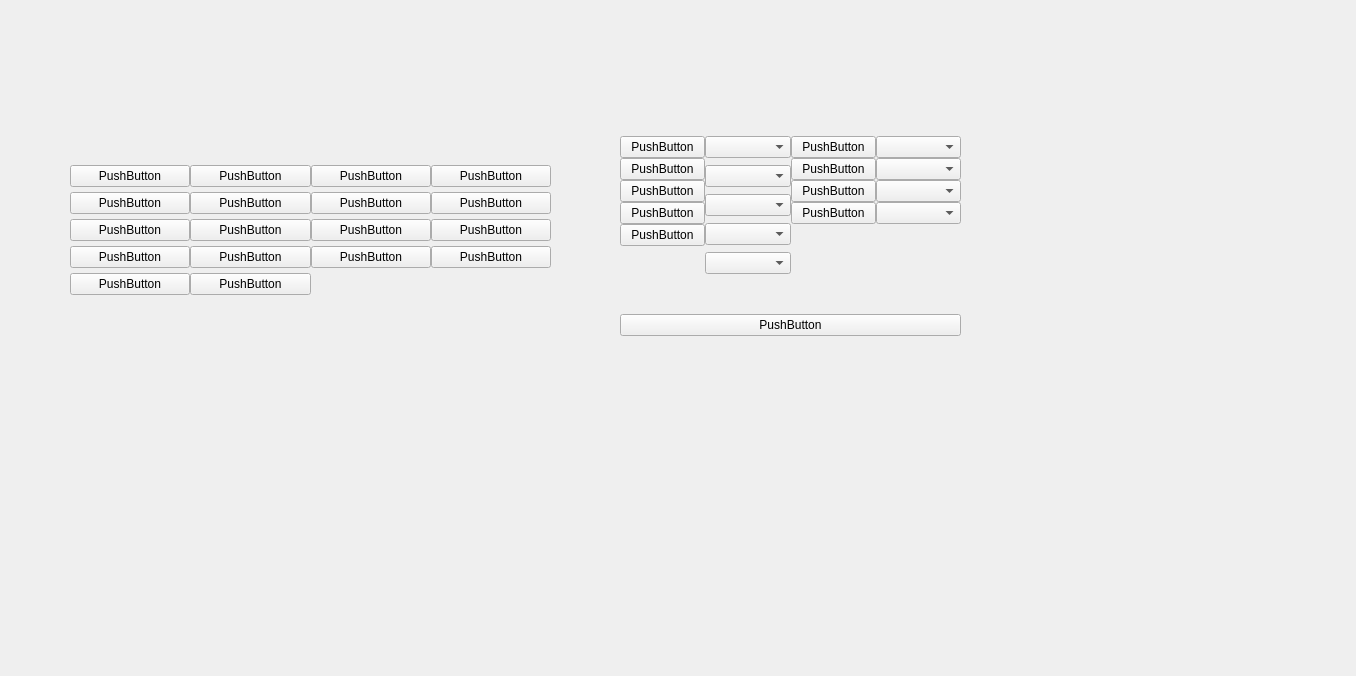
<?xml version="1.0" encoding="UTF-8"?>
<ui version="4.0">
 <class>Form</class>
 <widget class="QWidget" name="Form">
  <property name="geometry">
   <rect>
    <x>0</x>
    <y>0</y>
    <width>1356</width>
    <height>676</height>
   </rect>
  </property>
  <property name="windowTitle">
   <string>Form</string>
  </property>
  <widget class="QWidget" name="verticalLayoutWidget">
   <property name="geometry">
    <rect>
     <x>620</x>
     <y>70</y>
     <width>341</width>
     <height>331</height>
    </rect>
   </property>
   <layout class="QVBoxLayout" name="verticalLayout">
    <property name="spacing">
     <number>0</number>
    </property>
    <item>
     <spacer name="verticalSpacer_6">
      <property name="orientation">
       <enum>Qt::Vertical</enum>
      </property>
      <property name="sizeHint" stdset="0">
       <size>
        <width>20</width>
        <height>40</height>
       </size>
      </property>
     </spacer>
    </item>
    <item>
     <layout class="QHBoxLayout" name="horizontalLayout_2">
      <property name="spacing">
       <number>0</number>
      </property>
      <item>
       <layout class="QVBoxLayout" name="verticalLayout_2">
        <property name="spacing">
         <number>0</number>
        </property>
        <property name="sizeConstraint">
         <enum>QLayout::SetDefaultConstraint</enum>
        </property>
        <item>
         <widget class="QPushButton" name="pushButton_3">
          <property name="text">
           <string>PushButton</string>
          </property>
         </widget>
        </item>
        <item>
         <widget class="QPushButton" name="pushButton_4">
          <property name="text">
           <string>PushButton</string>
          </property>
         </widget>
        </item>
        <item>
         <widget class="QPushButton" name="pushButton_5">
          <property name="text">
           <string>PushButton</string>
          </property>
         </widget>
        </item>
        <item>
         <widget class="QPushButton" name="pushButton_10">
          <property name="text">
           <string>PushButton</string>
          </property>
         </widget>
        </item>
        <item>
         <widget class="QPushButton" name="pushButton_2">
          <property name="text">
           <string>PushButton</string>
          </property>
         </widget>
        </item>
        <item>
         <spacer name="verticalSpacer">
          <property name="orientation">
           <enum>Qt::Vertical</enum>
          </property>
          <property name="sizeHint" stdset="0">
           <size>
            <width>20</width>
            <height>40</height>
           </size>
          </property>
         </spacer>
        </item>
       </layout>
      </item>
      <item>
       <layout class="QVBoxLayout" name="verticalLayout_4">
        <property name="spacing">
         <number>7</number>
        </property>
        <item>
         <widget class="QComboBox" name="comboBox_2"/>
        </item>
        <item>
         <widget class="QComboBox" name="comboBox_5"/>
        </item>
        <item>
         <widget class="QComboBox" name="comboBox_4"/>
        </item>
        <item>
         <widget class="QComboBox" name="comboBox_3"/>
        </item>
        <item>
         <widget class="QComboBox" name="comboBox"/>
        </item>
        <item>
         <spacer name="verticalSpacer_2">
          <property name="orientation">
           <enum>Qt::Vertical</enum>
          </property>
          <property name="sizeHint" stdset="0">
           <size>
            <width>20</width>
            <height>40</height>
           </size>
          </property>
         </spacer>
        </item>
       </layout>
      </item>
      <item>
       <layout class="QVBoxLayout" name="verticalLayout_3">
        <property name="spacing">
         <number>0</number>
        </property>
        <item>
         <widget class="QPushButton" name="pushButton_7">
          <property name="text">
           <string>PushButton</string>
          </property>
         </widget>
        </item>
        <item>
         <widget class="QPushButton" name="pushButton_8">
          <property name="text">
           <string>PushButton</string>
          </property>
         </widget>
        </item>
        <item>
         <widget class="QPushButton" name="pushButton_9">
          <property name="text">
           <string>PushButton</string>
          </property>
         </widget>
        </item>
        <item>
         <widget class="QPushButton" name="pushButton_6">
          <property name="sizePolicy">
           <sizepolicy hsizetype="Minimum" vsizetype="Fixed">
            <horstretch>0</horstretch>
            <verstretch>0</verstretch>
           </sizepolicy>
          </property>
          <property name="text">
           <string>PushButton</string>
          </property>
         </widget>
        </item>
        <item>
         <spacer name="verticalSpacer_3">
          <property name="orientation">
           <enum>Qt::Vertical</enum>
          </property>
          <property name="sizeHint" stdset="0">
           <size>
            <width>20</width>
            <height>40</height>
           </size>
          </property>
         </spacer>
        </item>
       </layout>
      </item>
      <item>
       <layout class="QVBoxLayout" name="verticalLayout_5">
        <item>
         <widget class="QComboBox" name="comboBox_7"/>
        </item>
        <item>
         <widget class="QComboBox" name="comboBox_9"/>
        </item>
        <item>
         <widget class="QComboBox" name="comboBox_8"/>
        </item>
        <item>
         <widget class="QComboBox" name="comboBox_6"/>
        </item>
        <item>
         <spacer name="verticalSpacer_4">
          <property name="orientation">
           <enum>Qt::Vertical</enum>
          </property>
          <property name="sizeHint" stdset="0">
           <size>
            <width>20</width>
            <height>40</height>
           </size>
          </property>
         </spacer>
        </item>
       </layout>
      </item>
     </layout>
    </item>
    <item>
     <widget class="QPushButton" name="pushButton">
      <property name="sizePolicy">
       <sizepolicy hsizetype="MinimumExpanding" vsizetype="Fixed">
        <horstretch>0</horstretch>
        <verstretch>0</verstretch>
       </sizepolicy>
      </property>
      <property name="layoutDirection">
       <enum>Qt::LeftToRight</enum>
      </property>
      <property name="text">
       <string>PushButton</string>
      </property>
     </widget>
    </item>
    <item>
     <spacer name="verticalSpacer_5">
      <property name="orientation">
       <enum>Qt::Vertical</enum>
      </property>
      <property name="sizeHint" stdset="0">
       <size>
        <width>20</width>
        <height>40</height>
       </size>
      </property>
     </spacer>
    </item>
   </layout>
  </widget>
  <widget class="QWidget" name="gridLayoutWidget">
   <property name="geometry">
    <rect>
     <x>70</x>
     <y>160</y>
     <width>481</width>
     <height>141</height>
    </rect>
   </property>
   <layout class="QGridLayout" name="gridLayout">
    <property name="spacing">
     <number>0</number>
    </property>
    <item row="1" column="0">
     <widget class="QPushButton" name="pushButton_15">
      <property name="text">
       <string>PushButton</string>
      </property>
     </widget>
    </item>
    <item row="0" column="3">
     <widget class="QPushButton" name="pushButton_14">
      <property name="text">
       <string>PushButton</string>
      </property>
     </widget>
    </item>
    <item row="1" column="1">
     <widget class="QPushButton" name="pushButton_16">
      <property name="text">
       <string>PushButton</string>
      </property>
     </widget>
    </item>
    <item row="1" column="2">
     <widget class="QPushButton" name="pushButton_17">
      <property name="text">
       <string>PushButton</string>
      </property>
     </widget>
    </item>
    <item row="1" column="3">
     <widget class="QPushButton" name="pushButton_18">
      <property name="text">
       <string>PushButton</string>
      </property>
     </widget>
    </item>
    <item row="3" column="0">
     <widget class="QPushButton" name="pushButton_20">
      <property name="text">
       <string>PushButton</string>
      </property>
     </widget>
    </item>
    <item row="2" column="0">
     <widget class="QPushButton" name="pushButton_19">
      <property name="text">
       <string>PushButton</string>
      </property>
     </widget>
    </item>
    <item row="0" column="0">
     <widget class="QPushButton" name="pushButton_11">
      <property name="text">
       <string>PushButton</string>
      </property>
     </widget>
    </item>
    <item row="0" column="1">
     <widget class="QPushButton" name="pushButton_12">
      <property name="text">
       <string>PushButton</string>
      </property>
     </widget>
    </item>
    <item row="0" column="2">
     <widget class="QPushButton" name="pushButton_13">
      <property name="text">
       <string>PushButton</string>
      </property>
     </widget>
    </item>
    <item row="4" column="0">
     <widget class="QPushButton" name="pushButton_21">
      <property name="text">
       <string>PushButton</string>
      </property>
     </widget>
    </item>
    <item row="2" column="1">
     <widget class="QPushButton" name="pushButton_22">
      <property name="text">
       <string>PushButton</string>
      </property>
     </widget>
    </item>
    <item row="3" column="1">
     <widget class="QPushButton" name="pushButton_23">
      <property name="text">
       <string>PushButton</string>
      </property>
     </widget>
    </item>
    <item row="2" column="2">
     <widget class="QPushButton" name="pushButton_24">
      <property name="text">
       <string>PushButton</string>
      </property>
     </widget>
    </item>
    <item row="2" column="3">
     <widget class="QPushButton" name="pushButton_25">
      <property name="text">
       <string>PushButton</string>
      </property>
     </widget>
    </item>
    <item row="3" column="2">
     <widget class="QPushButton" name="pushButton_26">
      <property name="text">
       <string>PushButton</string>
      </property>
     </widget>
    </item>
    <item row="3" column="3">
     <widget class="QPushButton" name="pushButton_27">
      <property name="text">
       <string>PushButton</string>
      </property>
     </widget>
    </item>
    <item row="4" column="1">
     <widget class="QPushButton" name="pushButton_28">
      <property name="text">
       <string>PushButton</string>
      </property>
     </widget>
    </item>
   </layout>
  </widget>
 </widget>
 <resources/>
 <connections/>
</ui>
